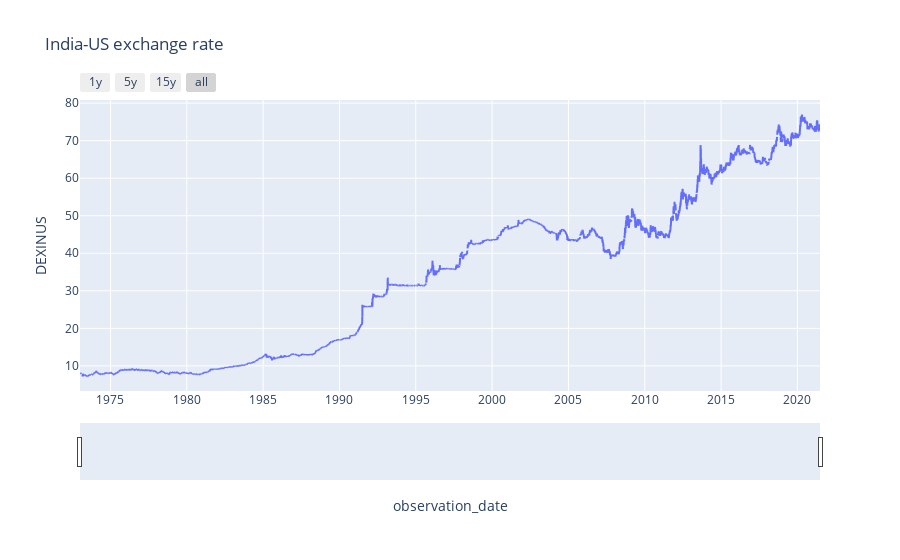

Notebook source saved alongside this figure:
### Code cell
import plotly.express as px

fig = px.line(df, x = 'observation_date', y='DEXINUS', title ='India-US exchange rate' )

fig.update_xaxes(
    rangeslider_visible=True,
    rangeselector=dict(
        buttons=list([
            dict(count=1, label="1y", step="year", stepmode="backward"),
            dict(count=5, label="5y", step="year", stepmode="backward"),
            dict(count=15, label="15y", step="year", stepmode="backward"),
            dict(step="all"),
        ])
    )
)
fig.show()

### Figure 1 — Plotly figure (JSON) as saved in the notebook; plotly's stock layout.template omitted (floating-point values rounded to 4 significant figures; data arrays with more than 128 entries replaced by an {"elided": "..."} marker saying what was removed)
{"data": [{"hovertemplate": "observation_date=%{x}<br>DEXINUS=%{y}<extra></extra>", "legendgroup": "", "line": {"color": "#636efa", "dash": "solid"}, "mode": "lines", "name": "", "showlegend": false, "type": "scattergl", "x": {"elided": "12649 str values"}, "xaxis": "x", "y": {"elided": "12649 float values"}, "yaxis": "y"}], "layout": {"legend": {"tracegroupgap": 0}, "title": {"text": "India-US exchange rate"}, "xaxis": {"anchor": "y", "domain": [0, 1], "rangeselector": {"buttons": [{"count": 1, "label": "1y", "step": "year", "stepmode": "backward"}, {"count": 5, "label": "5y", "step": "year", "stepmode": "backward"}, {"count": 15, "label": "15y", "step": "year", "stepmode": "backward"}, {"step": "all"}]}, "rangeslider": {"visible": true}, "title": {"text": "observation_date"}}, "yaxis": {"anchor": "x", "domain": [0, 1], "title": {"text": "DEXINUS"}}}}
